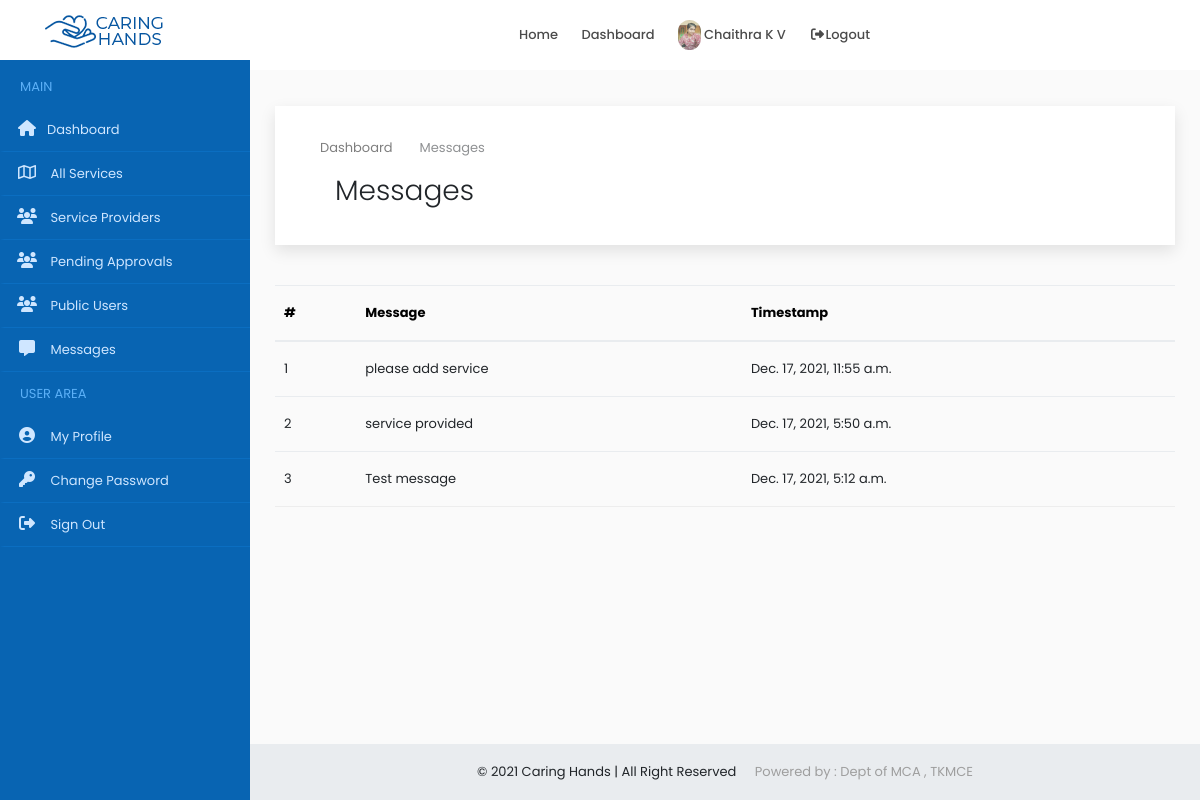
Page /administrator/message/ (signed in) on the committed database.
### accounts/models.py (models this page shows, shortened)
class Users(models.Model):
    user = models.ForeignKey(User,on_delete=models.CASCADE)
    name = models.CharField(max_length=150)
    email = models.EmailField(max_length=200,null=True, blank=True)
    organization = models.CharField(max_length=250,null=True, blank=True)
    mob = models.CharField(max_length=12)
    sex = models.CharField(max_length=10,choices=gender,default='Male')
    house = models.CharField(max_length=100,null=True, blank=True)
    street1 =models.CharField(max_length=100,null=True, blank=True)
    street2 =models.CharField(max_length=100,null=True, blank=True)
    city = models.CharField(max_length=100,null=True, blank=True)
    district = models.CharField(max_length=100,null=True, blank=True)
    state = models.CharField(max_length=100,null=True,choices=states, blank=True)
    pin = models.CharField(max_length=100,null=True,blank=True)
    age = models.IntegerField(null=True, blank=True)
    type = models.CharField(max_length=20,choices=user_type)
    approval = models.CharField(max_length=20,choices=approval_choices,default='Pending')
    document = models.FileField(upload_to='documents',null=True, blank=True)
    profile_picture = models.FileField(upload_to='dp',default='assets/img/user3.png')

class AdminMessage(models.Model):
    message = models.TextField()
    datetime = models.DateTimeField()

### accounts/views.py (the view)
# urls.py: path('administrator/message/',Messages.as_view(), name='message'),
class Messages(View):
    def get(self, request):
        x = AdminCheck(request)
        if x == True:
            user = request.user
            account = Users.objects.get(user=user)
            message = AdminMessage.objects.all().order_by('-datetime')
            context = {'account': account,'message': message}
            return render(request,'admin/message.html', context)
        else:
            return redirect('home')

### accounts/functions.py (called while the page is built)
def AdminCheck(request):
    user = request.user
    if user.is_authenticated:
        try:
            u = Users.objects.get(user=user)
            if u.type == 'admin':
                return (True)
            else:
                return (False)
        except:
            return (False)
    else:
        return (False)

### accounts/templates/admin/message.html (shortened to what this page needs)
{% extends 'common/dashboard_main.html' %}
{% load static %}
{% block content %}
{% include 'common/header.html' %}
{% include 'admin/sidenav.html' %}
<div class="content-wrapper">
<div class="container-fluid overflow-hidden">
    <div class="row margin-tb-90px margin-lr-10px sm-mrl-0px">
        <div id="page-title" class="padding-30px background-white full-width box-shadow">
            <div class="container">
                <ol class="breadcrumb opacity-5">
                    <li><a href="{% url 'home' %}">Dashboard</a></li>
                    <li class="active">Messages</li>
                </ol>
                <div class="container-fluid">
                    <div class="row">
                        <div class="col-6">
                            <h1 class="font-weight-300">Messages</h1>
                        </div>
                        <div class="col-6">
                        </div>
                    </div>
                </div>
            </div>
        </div>
        <div class="container-fluid">
            <div class="row" style="margin-top:40px">
                <table class="table">
                    <thead>
                      <tr>
                        <th>#</th>
                        <th>Message</th>
                        <th>Timestamp</th>
                      </tr>
                    </thead>
                    <tbody>
                        {% for i in message %}
                      <tr>
                        <td>{{forloop.counter}}</td>
                        <td>{{i.message}}</td>
                        <td>{{i.datetime}}</td>
                      </tr>
                      {% endfor %}
                    </tbody>
                  </table>
            </div>
        </div>
    </div>
</div>
{% include 'common/small_footer.html' %}
</div>
{% endblock %}

### accounts/templates/common/header.html (shortened to what this page needs)
{% load static %}
<header>
    <div id="fixed-header-dark" class="header-output fixed-header" style="background-color: white;">
        <div class="container header-in">
            <div class="row">
                <div class="col-lg-2 col-md-12">
                    <a id="logo" href="{% url 'index' %}" class="d-inline-block margin-tb-15px"><img
                            src="{% static 'assets/img/logo-1.png' %}" alt=""></a>
                </div>
                <div class="col-lg-7 col-md-12 position-inherit">
                    <ul id="menu-main" class="nav-menu float-lg-right link-padding-tb-20px">
                        <li><a href="{% url 'index' %}">Home</a>
                        </li>
                        <li><a href="{% url 'home' %}">Dashboard</a>
                        </li>
                        {% if request.user.is_authenticated %}
                        <li><a href="{% url 'home' %}"><img src="{{account.profile_picture.url}}" class="height-30px border-radius-30" alt=""> {{account.name|title}}</a></li>
                        <li><a href="{% url 'logout' %}" data-toggle="modal" data-target="#exampleModal"><i class="fa fa-fw fa-sign-out-alt"></i>Logout</a></li>
                        {% else %}
                        <li><a href="{% url 'login' %}"><i class="far fa-user"></i> Login</a></li>
                        {% endif %}
                    </ul>
                </div>
                <div class="col-lg-3 col-md-12">
                </div>
            </div>
        </div>
    </div>
</header>

### static/assets/css/sb-admin.css (style rules this page uses)
html { position: relative; min-height: 100%; }
body { overflow-x: hidden; }
.content-wrapper { min-height: calc(100vh - 56px); padding-top: 1rem; }
.content-wrapper { overflow-x: hidden; }
@media (min-width: 992px) { .content-wrapper { margin-left: 250px; } }

### rows in the picture
Users: profile_picture (picture), name "Chaithra K V"
AdminMessage: message "please add service", datetime "Dec. 17, 2021, 11:55 a.m."
AdminMessage: message "service provided", datetime "Dec. 17, 2021, 5:50 a.m."
AdminMessage: message "Test message", datetime "Dec. 17, 2021, 5:12 a.m."
